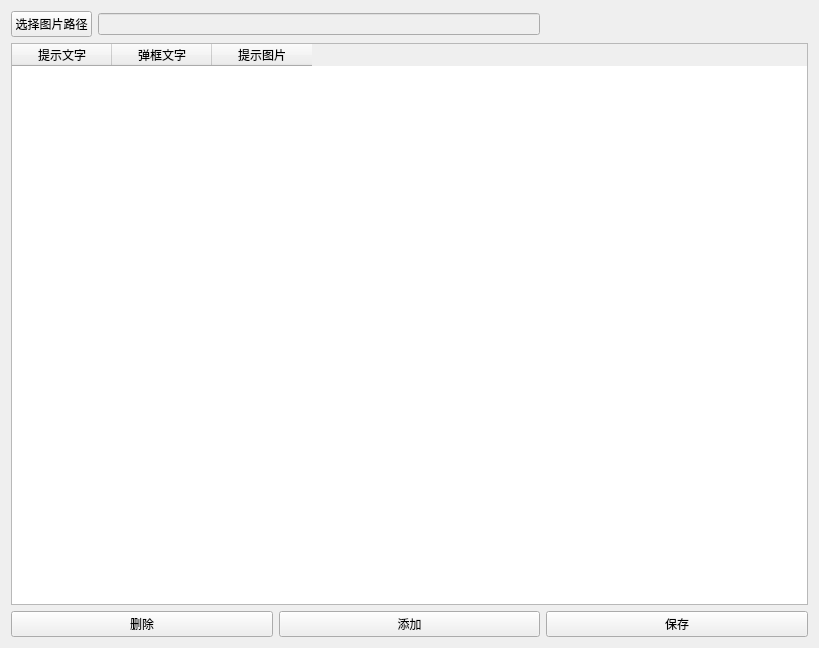
<?xml version="1.0" encoding="UTF-8"?>
<ui version="4.0">
 <class>ComGuideCfg</class>
 <widget class="QWidget" name="ComGuideCfg">
  <property name="geometry">
   <rect>
    <x>0</x>
    <y>0</y>
    <width>819</width>
    <height>648</height>
   </rect>
  </property>
  <property name="windowTitle">
   <string>Form</string>
  </property>
  <layout class="QGridLayout" name="gridLayout" rowstretch="0,0,0,0" columnstretch="1,1,1">
   <item row="3" column="0">
    <widget class="QPushButton" name="btnDelete">
     <property name="text">
      <string>删除</string>
     </property>
    </widget>
   </item>
   <item row="3" column="2">
    <widget class="QPushButton" name="btnSave">
     <property name="text">
      <string>保存</string>
     </property>
    </widget>
   </item>
   <item row="3" column="1">
    <widget class="QPushButton" name="btnAdd">
     <property name="text">
      <string>添加</string>
     </property>
    </widget>
   </item>
   <item row="2" column="0" colspan="3">
    <widget class="QTableWidget" name="tableWidget">
     <attribute name="verticalHeaderVisible">
      <bool>true</bool>
     </attribute>
     <column>
      <property name="text">
       <string>提示文字</string>
      </property>
     </column>
     <column>
      <property name="text">
       <string>弹框文字</string>
      </property>
     </column>
     <column>
      <property name="text">
       <string>提示图片</string>
      </property>
     </column>
    </widget>
   </item>
   <item row="0" column="0" colspan="2">
    <layout class="QHBoxLayout" name="horizontalLayout">
     <item>
      <widget class="QPushButton" name="pushButton">
       <property name="text">
        <string>选择图片路径</string>
       </property>
      </widget>
     </item>
     <item>
      <widget class="QLineEdit" name="lineEdit">
       <property name="enabled">
        <bool>false</bool>
       </property>
      </widget>
     </item>
    </layout>
   </item>
  </layout>
 </widget>
 <resources/>
 <connections/>
</ui>
